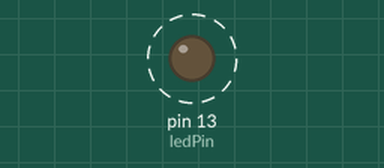
This sketch was run on a simulated Arduino Uno, built with avr-gcc and run on an emulated ATmega328P. Shown: output pins drawn as LEDs (lit = HIGH). Dashed ring = blinking. What the sketch prints to the serial monitor is not drawn.

Above: at 0.5 s.
Timing chart, 0 to 4.6 s (numbered marks = the images above):
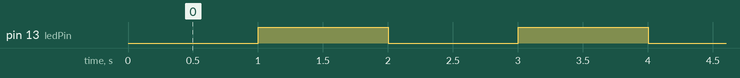

The sketch:

Timer.ino
```cpp
/*
Example Timer1 Interrupt
Flash LED every second
*/

#define ledPin 13
int timer1_counter;
int t1=0;
void setup()
{
  Serial.begin(9600);
  pinMode(ledPin, OUTPUT);

  // initialize timer1
  noInterrupts();           // disable all interrupts
  TCCR1A = 0;
  TCCR1B = 0;

  timer1_counter = 3036;   // preload timer 65536-16MHz/256/1Hz

  TCNT1 = timer1_counter;   // preload timer
  TCCR1B |= (1 << CS12);    // 256 prescaler
  TIMSK1 |= (1 << TOIE1);   // enable timer overflow interrupt
  interrupts();             // enable all interrupts
}

ISR(TIMER1_OVF_vect)        // interrupt service routine
{
  TCNT1 = timer1_counter;   // preload timer
  digitalWrite(ledPin, digitalRead(ledPin) ^ 1);
  Serial.println(t1++);
}

void loop()
{
  // your program here...
}
```

Measured:
- by itself, pin 13 (ledPin): alternates HIGH for 1.0 s and LOW for 1.0 s
